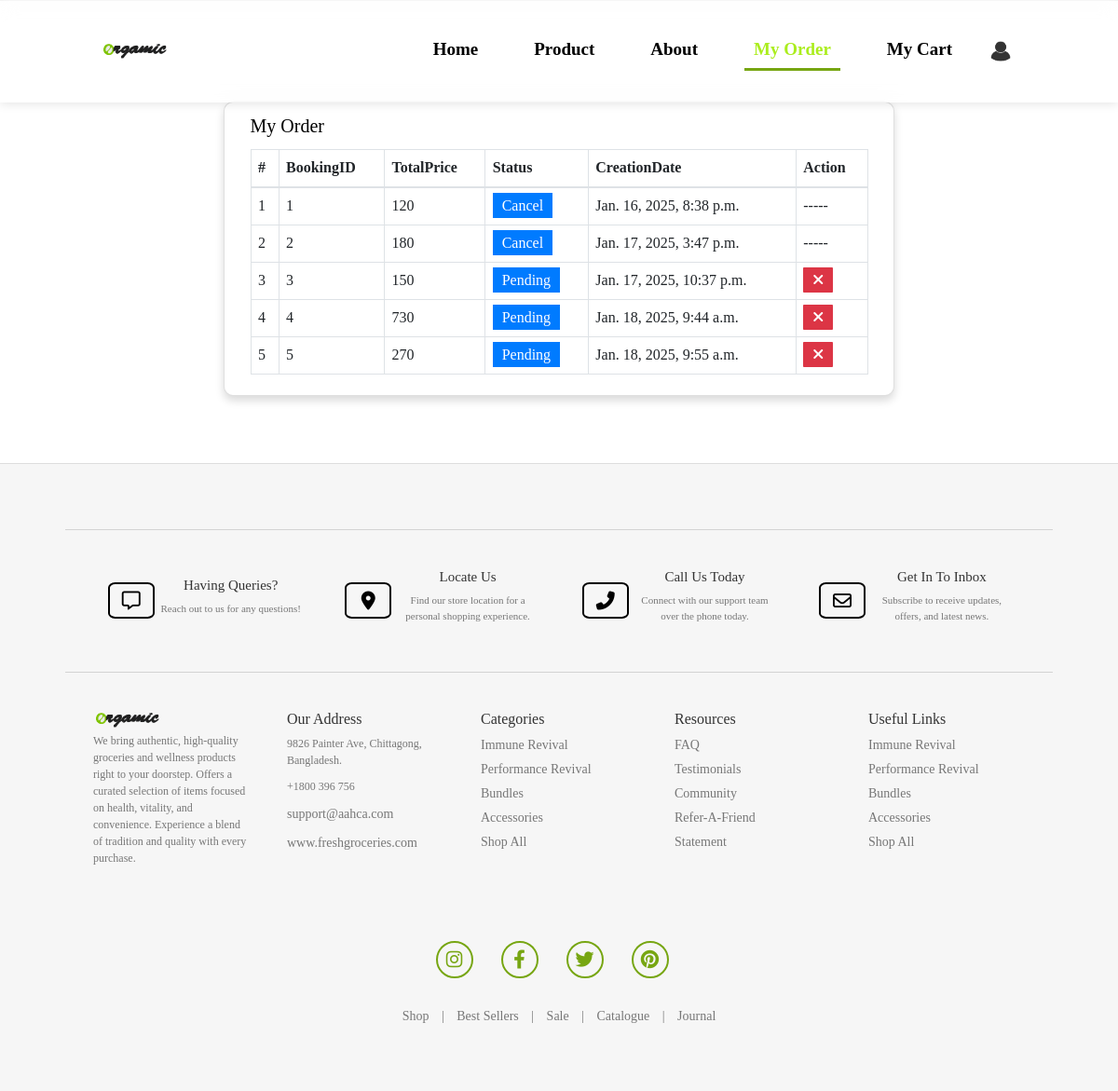
Page /my-order/ (signed in) on the committed database.
### groceryapp/models.py (models this page shows, shortened)
class Booking(models.Model):
    user = models.ForeignKey(User, on_delete=models.CASCADE, null=True, blank=True)
    product = models.TextField(default={'objects': []}, null=True, blank=True)
    total = models.CharField(max_length=100, null=True, blank=True)
    status = models.IntegerField(choices=ORDERSTATUS, default=1)
    created = models.DateTimeField(auto_now_add=True)
    updated = models.DateTimeField(auto_now=True)

### groceryapp/views.py (the view)
# urls.py: path('my-order/', myOrder, name="myorder"),
def myOrder(request):
    order = Booking.objects.filter(user=request.user)
    return render(request, "my-order.html", locals())

### groceryapp/templates/my-order.html (shortened to what this page needs)
{% extends 'main.html' %}
{% block body %}
{% load static %}
<link rel="stylesheet" href="https://cdnjs.cloudflare.com/ajax/libs/font-awesome/6.2.1/css/all.min.css" />
<link rel="stylesheet" href="https://maxcdn.bootstrapcdn.com/bootstrap/4.3.1/css/bootstrap.min.css">
<link rel="stylesheet" href="{% static 'style.css' %}">
<div class="card shadow" id="myorder" style="margin: 9% 4% 6% 4%; display: flex; justify-self: center;">
    <div class="card-body">
        <div class="container-fluid" style="font-size: 16px">
            <h3 style="font-size: 20px; margin-bottom: 2%">My Order</h3>
            <table class="table table-bordered" style="width:100%">
                <thead>
                <tr>
                    <th>#</th>
                    <th>BookingID</th>
                    <th>TotalPrice</th>
                    <th>Status</th>
                    <th>CreationDate</th>
                    <th>Action</th>
                </tr>
                </thead>
                <tbody>
                {% for i in order %}
                <tr>
                    <td>{{forloop.counter}}</td>
                    <td>{{i.id}}</td>
                    <td>{{i.total}}</td>
                    <td><a href="/user-order-track/{{i.id}}/" class="btn-primary px-3 py-2" style="text-decoration: none;" title="Track Status">{{i.get_status_display}}</a></td>
                    <td>{{i.created}}</td>
                    <td>
                        {% if i.status < 4 %}
                            <a href="/change-order-status/{{i.id}}/?status=5" class="btn-danger px-3 py-2" style="border-radius: 3%" title="Cancel Order"><i class="fa-solid fa-xmark"></i></a>
                        {% endif %}
                        {% if i.status == 5 or i.status == 6 %}
                            -----
                        {% endif %}
                    </td>
                </tr>
                {% endfor %}
                </tbody>
            </table>
        </div>
    </div>
</div>
{% endblock %}

### groceryapp/static/style.css (style rules this page uses)
* { margin: 0; padding: 0; box-sizing: border-box; text-decoration: none; border: none; outline: none; font-family: cursive; }
html { font-size: 62.5%; }
body { width: 100%; height: 100vh; overflow-x: hidden; background-color: rgb(255, 255, 255); color: rgb(0, 0, 0); }
.card { display: flex; flex-direction: column; width: 60%; background-color: white; border-radius: 10px; box-shadow: 0 4px 15px rgba(0, 0, 0, 0.5); overflow: hidden; position: relative; transition: transform 0.3s, filter 0.3s; }

### rows in the picture
Booking: id "1", total "120", status "Cancel", created "Jan. 16, 2025, 8:38 p.m."
Booking: id "2", total "180", status "Cancel", created "Jan. 17, 2025, 3:47 p.m."
Booking: id "3", total "150", status "Pending", created "Jan. 17, 2025, 10:37 p.m."
Booking: id "4", total "730", status "Pending", created "Jan. 18, 2025, 9:44 a.m."
Booking: id "5", total "270", status "Pending", created "Jan. 18, 2025, 9:55 a.m."
